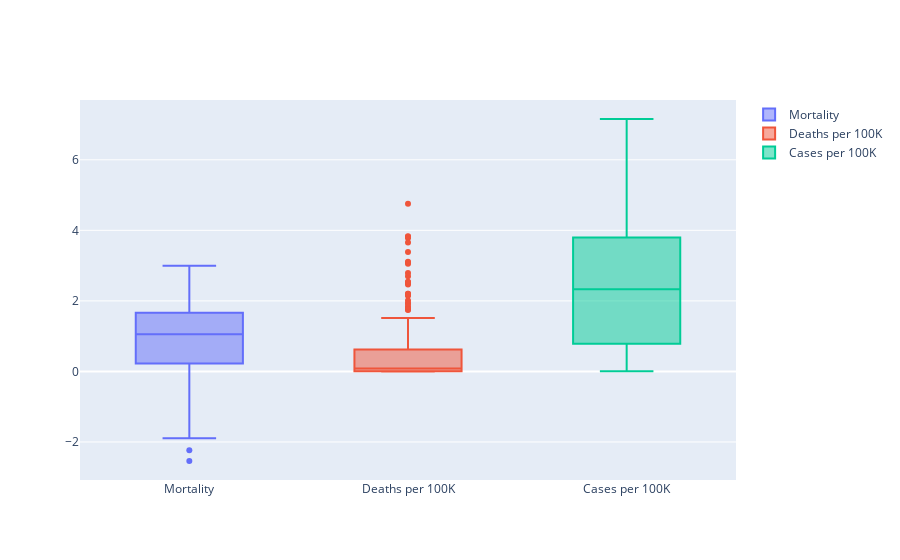

Notebook code cell kept with this figure:
### Code cell
fig=go.Figure()
tmp = df2[df2.Date == df2.Date.max()].copy()
fig.add_trace(go.Box(y=np.log(tmp.Mort),name="Mortality"))
fig.add_trace(go.Box(y=np.log(tmp.DP100K + 1),name="Deaths per 100K"))
fig.add_trace(go.Box(y=np.log(tmp.CP100K + 1),name="Cases per 100K"))
fig.show()

### Figure 1 — Plotly figure (JSON) as saved in the notebook; plotly's stock layout.template omitted (floating-point values rounded to 4 significant figures; data arrays with more than 128 entries replaced by an {"elided": "..."} marker saying what was removed)
{"data": [{"name": "Mortality", "type": "box", "y": {"elided": "260 float values"}}, {"name": "Deaths per 100K", "type": "box", "y": {"elided": "260 float values"}}, {"name": "Cases per 100K", "type": "box", "y": {"elided": "260 float values"}}], "layout": {"autosize": true, "xaxis": {"autorange": true, "range": [-0.5, 2.5], "type": "category"}, "yaxis": {"autorange": true, "range": [-3.079, 7.695], "type": "linear"}}}
